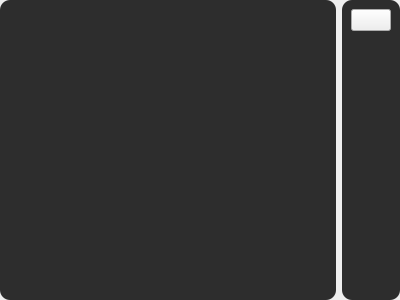
<?xml version="1.0" encoding="UTF-8"?>
<ui version="4.0">
 <class>Form</class>
 <widget class="QWidget" name="Form">
  <property name="geometry">
   <rect>
    <x>0</x>
    <y>0</y>
    <width>400</width>
    <height>300</height>
   </rect>
  </property>
  <property name="windowTitle">
   <string>Form</string>
  </property>
  <property name="styleSheet">
   <string notr="true">QFrame {
	border-radius: 10px;
	background-color: rgb(45, 45, 45);
	color: rgb(255, 255, 255);
}</string>
  </property>
  <layout class="QHBoxLayout" name="horizontalLayout">
   <property name="leftMargin">
    <number>0</number>
   </property>
   <property name="topMargin">
    <number>0</number>
   </property>
   <property name="rightMargin">
    <number>0</number>
   </property>
   <property name="bottomMargin">
    <number>0</number>
   </property>
   <item>
    <widget class="QFrame" name="items_frame">
     <property name="frameShape">
      <enum>QFrame::StyledPanel</enum>
     </property>
     <property name="frameShadow">
      <enum>QFrame::Raised</enum>
     </property>
     <layout class="QVBoxLayout" name="verticalLayout_2">
      <item>
       <widget class="QListWidget" name="items_list">
        <property name="wordWrap">
         <bool>true</bool>
        </property>
       </widget>
      </item>
     </layout>
    </widget>
   </item>
   <item>
    <widget class="QFrame" name="frame">
     <property name="frameShape">
      <enum>QFrame::StyledPanel</enum>
     </property>
     <property name="frameShadow">
      <enum>QFrame::Raised</enum>
     </property>
     <layout class="QVBoxLayout" name="verticalLayout">
      <item>
       <widget class="QPushButton" name="delete_btn">
        <property name="cursor">
         <cursorShape>PointingHandCursor</cursorShape>
        </property>
        <property name="text">
         <string/>
        </property>
        <property name="icon">
         <iconset resource="../../desu_res.qrc">
          <normaloff>:/icons/data/icons/delete.png</normaloff>:/icons/data/icons/delete.png</iconset>
        </property>
       </widget>
      </item>
      <item>
       <spacer name="verticalSpacer">
        <property name="orientation">
         <enum>Qt::Vertical</enum>
        </property>
        <property name="sizeHint" stdset="0">
         <size>
          <width>20</width>
          <height>231</height>
         </size>
        </property>
       </spacer>
      </item>
     </layout>
    </widget>
   </item>
  </layout>
 </widget>
 <resources>
  <include location="../../desu_res.qrc"/>
 </resources>
 <connections/>
</ui>
